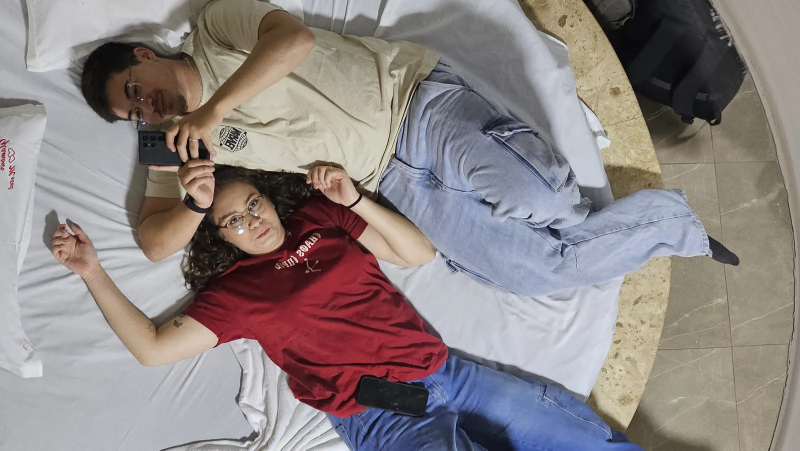
#> input picture TresAnos/assets/amore/20250614_224016.webp, 1600 x 901 px, given in place of 20250614_224016.jpg, which was not available (shown at 1/2 size)
$ python prepare-amore.py
#> lines starting #> are read from the running program, lines starting #| are printed output that depends on the picture
"""Prepare reviewed media locally. Requires Pillow and ffmpeg/ffprobe on PATH.

Originals are never overwritten; only assets/amore contains generated output.
No chat export, contacts or original metadata are copied into the site.
"""
import io
import json
import subprocess
from pathlib import Path
from PIL import Image, ImageOps

ROOT = Path(__file__).resolve().parent.parent
SOURCE = ROOT / 'TresAnos' / 'Amore'
OUTPUT = ROOT / 'TresAnos' / 'assets' / 'amore'
OUTPUT.mkdir(parents=True, exist_ok=True)

# All 19 new photographs plus six earlier photographs and the 15 reviewed clips.
PHOTOS = [
    '20250614_224016.jpg', '20250706_021950.jpg', '20250914_024108.jpg',
    '20250921_005034.jpg', '20250928_205200.jpg', '20250928_205215.jpg',
    '20251031_183619.jpg', '20251231_222202.heic', '20251231_222324.heic',
    '20260216_205145.heic', '20260315_180214.heic', '20260411_153023.heic',
    '20260712_131441.heic', '20260712_131449.jpg',
    'file_000000002428720e9f5f9704180f3339.png', 'IMG_20260308_203827_019.webp',
    'IMG-20261004-WA0062.jpg', 'motion_photo_3360288516225348448.jpg',
    'motion_photo_4245745456141610112.jpg',
    'IMG_20231020_230101_960.webp', 'IMG_20240213_211925_641.webp',
    '20241102_170313.jpg', '20250419_121703.jpg',
    'IMG_20250504_144844_971(1).jpg', '20250608_001615.jpg',
]


def run(arguments):
    return subprocess.run(arguments, capture_output=True, check=True).stdout


def read_photo(path):
    if path.suffix.lower() == '.heic':
        frame = run(['ffmpeg', '-v', 'error', '-i', str(path), '-frames:v', '1',
                     '-f', 'image2pipe', '-vcodec', 'png', '-threads', '1', 'pipe:1'])
        image = Image.open(io.BytesIO(frame))
    else:
        image = Image.open(path)
#> image is the input picture: PIL image 1600x901 RGB; mean R, G, B 141.6, 132.8, 131.8
    return ImageOps.exif_transpose(image).convert('RGB')


def save_photo(image, path, size):
    # Build a fresh pixel buffer to discard EXIF, location and source metadata.
#> called with size = 1600
    resized = ImageOps.contain(image, (size, size), Image.Resampling.LANCZOS)
    clean = Image.new('RGB', resized.size)
#> clean: PIL image 1600x901 RGB; every value is 0
    clean.paste(resized)
    clean.save(path, 'WEBP', quality=84 if size > 1000 else 78, method=6)


manifest = {}
for filename in PHOTOS:
    source = SOURCE / filename
    identifier = source.stem.replace('(', '-').replace(')', '')
    image = read_photo(source)
    full = OUTPUT / f'{identifier}.webp'
    thumb = OUTPUT / f'{identifier}-thumb.webp'
    save_photo(image, full, 1600)
    save_photo(image, thumb, 640)
#> call 2 of save_photo, with size = 640
#> in save_photo (call 2), `resized = ImageOps.contain(image, (size, size), Image.Resampling.LANCZ..`:
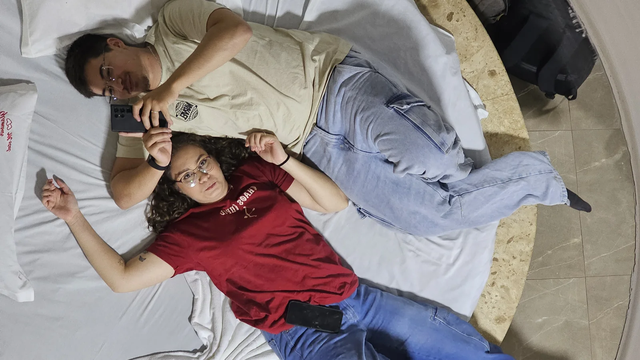
#> resized: PIL image 640x360 RGB; mean R, G, B 141.6, 132.8, 131.8
#> in save_photo (call 2), `clean = Image.new('RGB', resized.size)`: clean: PIL image 640x360 RGB; every value is 0
    manifest[identifier] = {
        'type': 'image', 'file': f'./assets/amore/{full.name}',
        'thumb': f'./assets/amore/{thumb.name}',
        'width': image.width, 'height': image.height,
    }
    print(f'Photo: {filename}', flush=True)
#> pass 2 of the loop `for filename in PHOTOS:`:
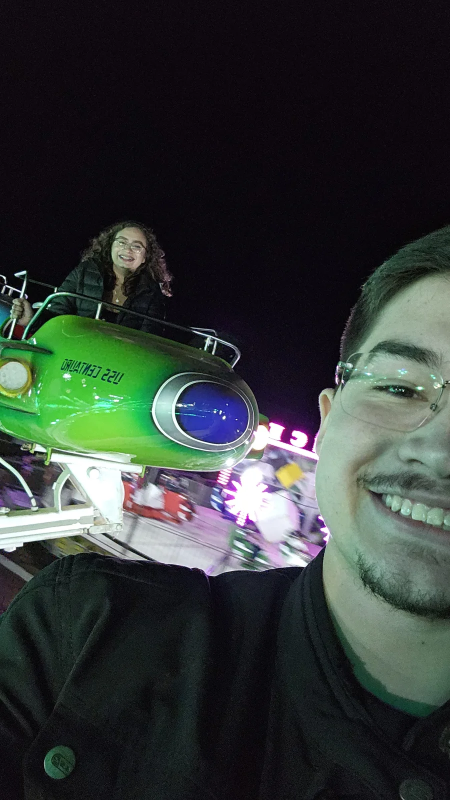
#> input picture TresAnos/assets/amore/20250706_021950.webp, 900 x 1600 px, given in place of 20250706_021950.jpg, which was not available (shown at 1/2 size)
#> in read_photo, image is the input picture: PIL image 900x1600 RGB; mean R, G, B 51.3, 58.5, 55.1
#> clean: PIL image 900x1600 RGB; every value is 0
#> in save_photo (call 4), `resized = ImageOps.contain(image, (size, size), Image.Resampling.LANCZ..`:
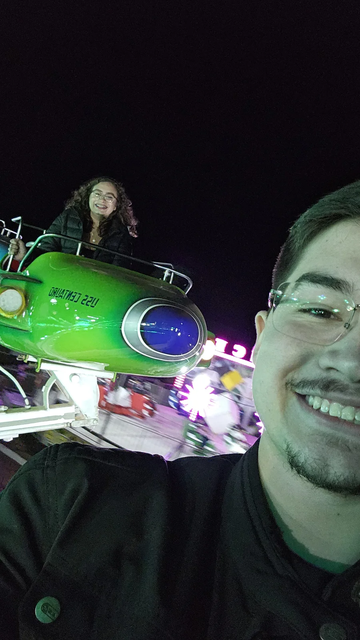
#> resized: PIL image 360x640 RGB; mean R, G, B 51.3, 58.4, 55.1
#> clean: PIL image 360x640 RGB; every value is 0
#> pass 3 of the loop `for filename in PHOTOS:`:
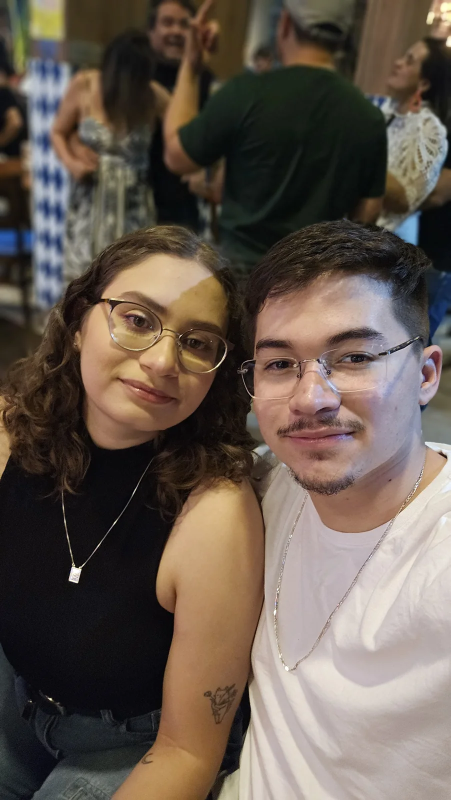
#> input picture TresAnos/assets/amore/20250914_024108.webp, 901 x 1600 px, given in place of 20250914_024108.jpg, which was not available (shown at 1/2 size)
#> in read_photo, image is the input picture: PIL image 901x1600 RGB; mean R, G, B 101.3, 89, 79.1
#> clean: PIL image 901x1600 RGB; every value is 0
#> in save_photo (call 6), `resized = ImageOps.contain(image, (size, size), Image.Resampling.LANCZ..`:
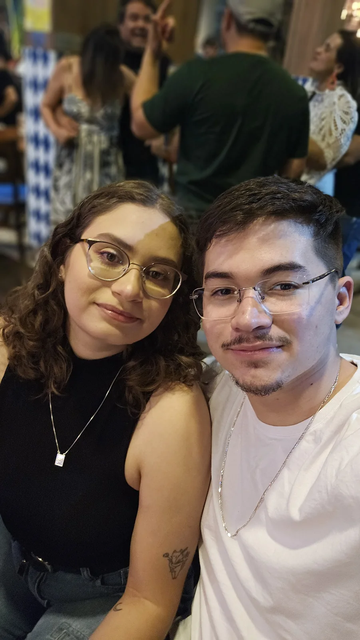
#> resized: PIL image 360x640 RGB; mean R, G, B 101.3, 89, 79.1
#> (the run stopped early here; a loop or call above may not have finished)
